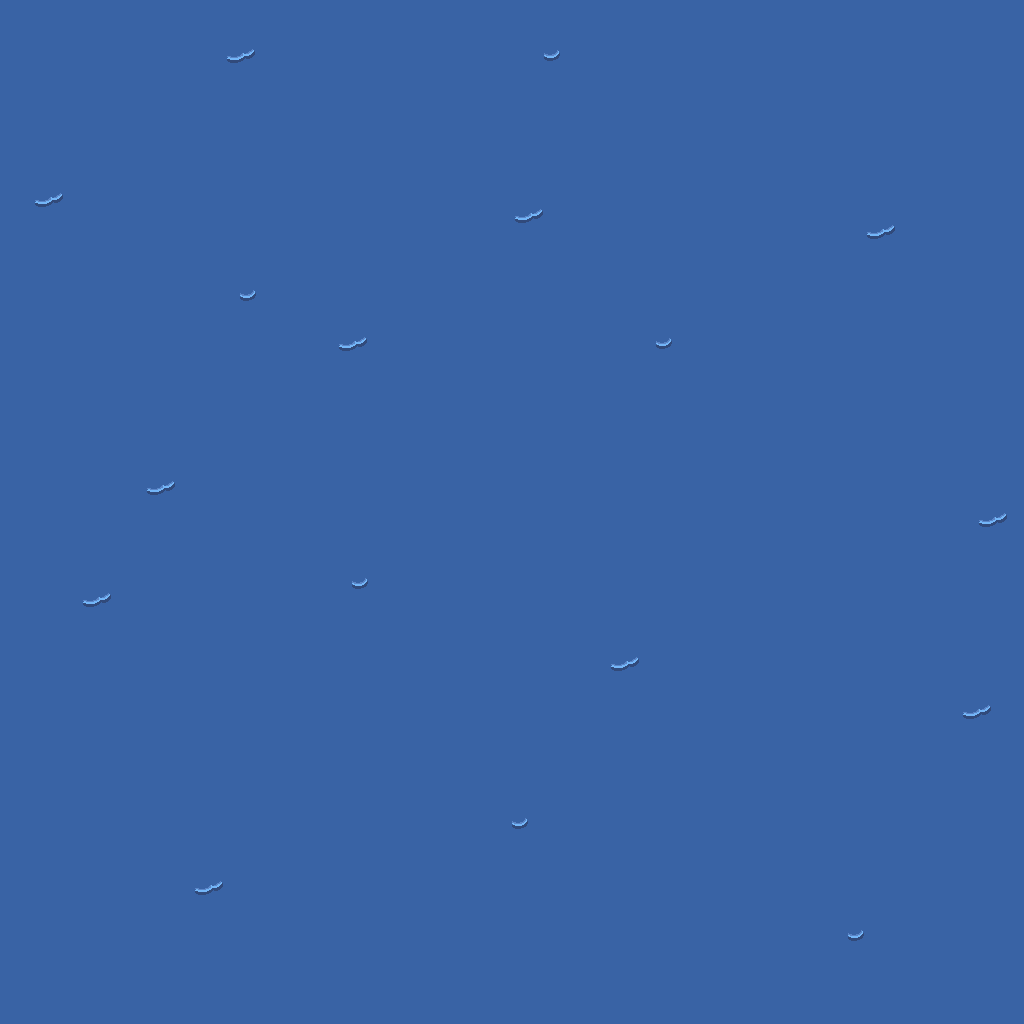

This is a level from a 2D game, rendered from its Tiled map with the project's own tilesets. A one-line summary and the map file follow, with tile-layer data summarised:
An orthogonal 64x64 tile map with 16x16 px tiles, 1 tile layer (base), 2 hidden layers not drawn.

<map version="1.10" tiledversion="1.12.1" orientation="orthogonal" renderorder="right-down" width="64" height="64" tilewidth="16" tileheight="16" infinite="0" nextlayerid="4" nextobjectid="1">
 <tileset firstgid="1" source="../classiciphone_pics4.tsx" />
 <layer id="1" name="base" width="64" height="64">
  <data>[4096 cells, 4096 non-empty, 4 distinct tile ids]</data>
 </layer>
 <layer id="2" name="collision" width="64" height="64" visible="0">
  <properties><property name="collision" value="true" /></properties>
  <data>[4096 cells, 0 non-empty, 0 distinct tile ids]</data>
 </layer>
 <layer id="3" name="water" width="64" height="64" visible="0">
  <properties><property name="terrain" value="water" /></properties>
  <data>[4096 cells, 4096 non-empty, 1 distinct tile ids]</data>
 </layer>
</map>
